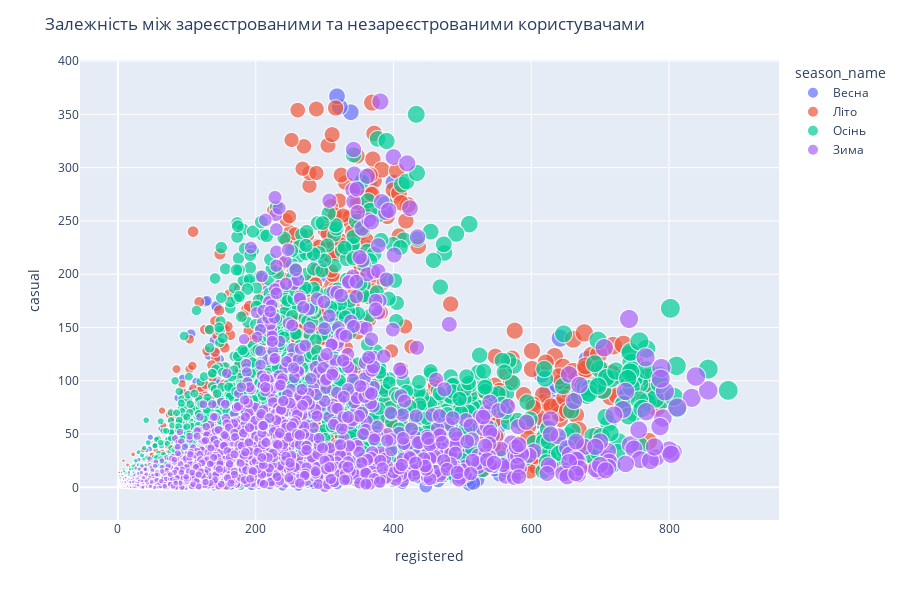

Write notebook code for a chart like this one.
### Markdown cell above
## Завдання 2: Scatter plot з додатковими даними (Plotly Express)

**Завдання:**
Створіть scatter plot кількості орендованих велосипедів випадковими користувачами vs кількості орендованих велосипедів зареєстрованими користувачами. Розмір точок встановіть за сумарною кількістю велосипедів, які були взяті в оренду, а колір - за сезоном. В hover_data - додайте деталі, які допоможуть вам в подальшому аналізі.

Дослідіть графік. Зверніть увагу, що ви можете вмикати і вимикати окремі сезони, якщо будете клікати на колір сезону в легенді графіку.

**Дайте відповідь на питання.**
- Як ви проінтерпретуєте роздвоєність цього графіку (дві явні лінії)? Що це означає?
- Які висновки для компанії, які дає велосипеди в оренду, ви можете зробити з цього графіку? 3 основних висновки.

### Code cell
fig = px.scatter(df,
                x='registered',
                y='casual',
                size= 'count',
                color='season_name',
                hover_data=['workingday','month_year','weather'] )
fig.update_layout(title='Залежність між зареєстрованими та незареєстрованими користувачами',
                  height=600)
fig.show();
# 1) можливо, дві явні лінії обумовлені залежністю від робочий або ні день
# 2) висновок1 - у робочі дні значно вища частка зареєстрованих користувачів, у вихідні/святкові - частка зареєстованих та випадкових користувачів стають ближчі за значеннями
#  висновок 2 - Весною рівень оренди дуже незначний
#  висновок 3 - зареєстровані користувавчі значно частіше орендують велосипеди за будь-якої погоди, випадкові- переважно вихідні та за хорошої погоди

### Figure 1 — Plotly figure (JSON) as saved in the notebook; plotly's stock layout.template omitted (floating-point values rounded to 4 significant figures; data arrays with more than 128 entries replaced by an {"elided": "..."} marker saying what was removed)
{"data": [{"customdata": {"elided": "2686x3 mixed values"}, "hovertemplate": "season_name=Весна<br>registered=%{x}<br>casual=%{y}<br>count=%{marker.size}<br>workingday=%{customdata[0]}<br>month_year=%{customdata[1]}<br>weather=%{customdata[2]}<extra></extra>", "legendgroup": "Весна", "marker": {"color": "#636efa", "size": {"elided": "2686 int values"}, "sizemode": "area", "sizeref": 2.442, "symbol": "circle"}, "mode": "markers", "name": "Весна", "showlegend": true, "type": "scattergl", "x": {"elided": "2686 int values"}, "xaxis": "x", "y": {"elided": "2686 int values"}, "yaxis": "y"}, {"customdata": {"elided": "2733x3 mixed values"}, "hovertemplate": "season_name=Літо<br>registered=%{x}<br>casual=%{y}<br>count=%{marker.size}<br>workingday=%{customdata[0]}<br>month_year=%{customdata[1]}<br>weather=%{customdata[2]}<extra></extra>", "legendgroup": "Літо", "marker": {"color": "#EF553B", "size": {"elided": "2733 int values"}, "sizemode": "area", "sizeref": 2.442, "symbol": "circle"}, "mode": "markers", "name": "Літо", "showlegend": true, "type": "scattergl", "x": {"elided": "2733 int values"}, "xaxis": "x", "y": {"elided": "2733 int values"}, "yaxis": "y"}, {"customdata": {"elided": "2733x3 mixed values"}, "hovertemplate": "season_name=Осінь<br>registered=%{x}<br>casual=%{y}<br>count=%{marker.size}<br>workingday=%{customdata[0]}<br>month_year=%{customdata[1]}<br>weather=%{customdata[2]}<extra></extra>", "legendgroup": "Осінь", "marker": {"color": "#00cc96", "size": {"elided": "2733 int values"}, "sizemode": "area", "sizeref": 2.442, "symbol": "circle"}, "mode": "markers", "name": "Осінь", "showlegend": true, "type": "scattergl", "x": {"elided": "2733 int values"}, "xaxis": "x", "y": {"elided": "2733 int values"}, "yaxis": "y"}, {"customdata": {"elided": "2734x3 mixed values"}, "hovertemplate": "season_name=Зима<br>registered=%{x}<br>casual=%{y}<br>count=%{marker.size}<br>workingday=%{customdata[0]}<br>month_year=%{customdata[1]}<br>weather=%{customdata[2]}<extra></extra>", "legendgroup": "Зима", "marker": {"color": "#ab63fa", "size": {"elided": "2734 int values"}, "sizemode": "area", "sizeref": 2.442, "symbol": "circle"}, "mode": "markers", "name": "Зима", "showlegend": true, "type": "scattergl", "x": {"elided": "2734 int values"}, "xaxis": "x", "y": {"elided": "2734 int values"}, "yaxis": "y"}], "layout": {"height": 600, "legend": {"itemsizing": "constant", "title": {"text": "season_name"}, "tracegroupgap": 0}, "margin": {"t": 60}, "title": {"text": "Залежність між зареєстрованими та незареєстрованими користувачами"}, "xaxis": {"anchor": "y", "domain": [0, 1], "title": {"text": "registered"}}, "yaxis": {"anchor": "x", "domain": [0, 1], "title": {"text": "casual"}}}}
